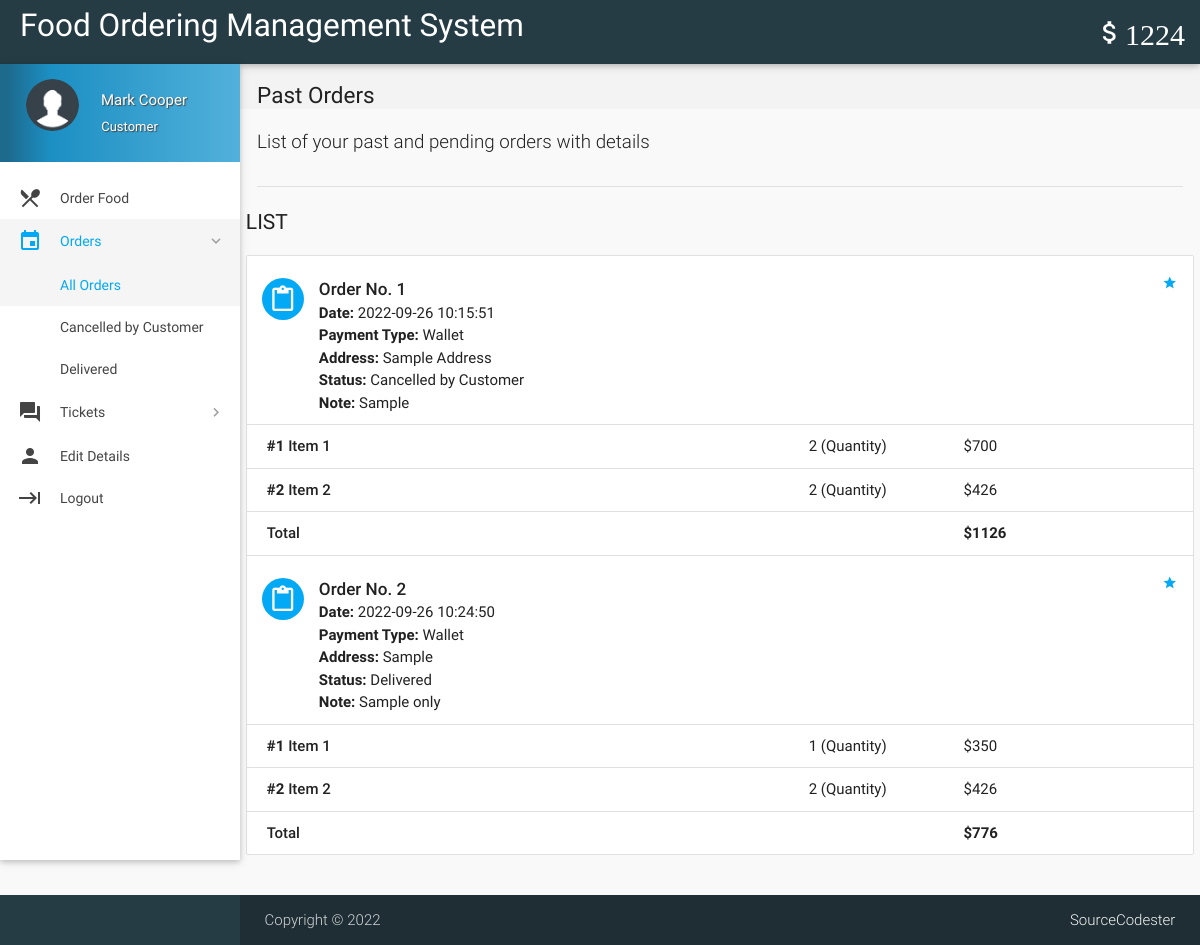
/orders.php (signed in), run on the app's committed database.
### tables this page shows
CREATE TABLE `wallet_details` (
  `id` int(11) NOT NULL,
  `wallet_id` int(11) NOT NULL,
  `number` varchar(16) NOT NULL,
  `cvv` int(3) NOT NULL,
  `balance` int(11) NOT NULL DEFAULT 2000
);

CREATE TABLE `orders` (
  `id` int(11) NOT NULL,
  `customer_id` int(11) NOT NULL,
  `address` varchar(300) NOT NULL,
  `description` varchar(300) NOT NULL,
  `date` datetime NOT NULL DEFAULT current_timestamp(),
  `payment_type` varchar(16) NOT NULL DEFAULT 'Wallet',
  `total` int(11) NOT NULL,
  `status` varchar(25) NOT NULL DEFAULT 'Yet to be delivered',
  `deleted` tinyint(4) NOT NULL DEFAULT 0
);

CREATE TABLE `order_details` (
  `id` int(11) NOT NULL,
  `order_id` int(11) NOT NULL,
  `item_id` int(11) NOT NULL,
  `quantity` int(11) NOT NULL,
  `price` int(11) NOT NULL
);

CREATE TABLE `items` (
  `id` int(11) NOT NULL,
  `name` varchar(20) NOT NULL,
  `price` int(11) NOT NULL,
  `deleted` tinyint(4) NOT NULL DEFAULT 0
);

### includes/wallet.php (called while the page is built)
<?php
$user_id=$_SESSION['user_id'];
$sql = mysqli_query($con, "SELECT * FROM wallet where customer_id = $user_id");
while($row1 = mysqli_fetch_array($sql)){
$wallet_id = $row1['id'];
}
$sql = mysqli_query($con, "SELECT * FROM wallet_details where wallet_id = $wallet_id");
while($row1 = mysqli_fetch_array($sql)){
$balance = $row1['balance'];
}
?>

### includes/connect.php (called while the page is built, shortened)
<?php
if(isset($_SESSION['name']))
$name = $_SESSION['name'];
if(isset($_SESSION['role']))
$role = $_SESSION['role'];
?>

### orders.php (the view, shortened to what this page needs)
<?php
include 'includes/connect.php';
include 'includes/wallet.php';
	if($_SESSION['customer_sid']==session_id())
	{
		?>
<!DOCTYPE html>
<html lang="en">
<head>
  <link href="css/materialize.min.css" type="text/css" rel="stylesheet" media="screen,projection">
  <link href="css/style.min.css" type="text/css" rel="stylesheet" media="screen,projection">
  <link href="css/custom/custom.min.css" type="text/css" rel="stylesheet" media="screen,projection">
  <link href="js/plugins/perfect-scrollbar/perfect-scrollbar.css" type="text/css" rel="stylesheet" media="screen,projection">
</head>
<body>
  <header id="header" class="page-topbar">
        <div class="navbar-fixed">
            <nav class="navbar-color">
                <div class="nav-wrapper">
                    <ul class="left">
                      <li><h1 class="logo-wrapper"><a href="index.php" class="brand-logo darken-1">Food Ordering Management System</a></h1></li>
                    </ul>
                    <ul class="right hide-on-med-and-down">
                        <li><a href="#"  class="waves-effect waves-block waves-light"><i class="mdi-editor-attach-money"><?php echo $balance;?></i></a>
                        </li>
                    </ul>
                </div>
            </nav>
        </div>
  </header>
  <div id="main">
    <div class="wrapper">
      <aside id="left-sidebar-nav">
        <ul id="slide-out" class="side-nav fixed leftside-navigation">
            <li class="user-details  light-blue darken-2">
            <div class="row">
                <div class="col col s4 m4 l4">
                    <img src="images/userav.png" alt="" class="circle responsive-img valign profile-image">
                </div>
                <div class="col col s8 m8 l8">
                    <a class="btn-flat dropdown-button waves-effect waves-light white-text profile-btn" href="#" data-activates="profile-dropdown"><?php echo $name;?> <i class="mdi-navigation-arrow-drop-down right"></i></a>
                    <p class="user-roal"><?php echo $role;?></p>
                </div>
            </div>
            </li>
            <li class="bold"><a href="index.php" class="waves-effect waves-light-blue"><i class="mdi-maps-local-restaurant"></i> Order Food</a>
            </li>
                <li class="no-padding">
                    <ul class="collapsible collapsible-accordion">
                        <li class="bold"><a class="collapsible-header waves-effect waves-light-blue active"><i class="mdi-editor-insert-invitation"></i> Orders</a>
                            <div class="collapsible-body">
                                <ul>
								<li class="<?php
								if(!isset($_GET['status'])){
										echo 'active';
									}?>
									"><a href="orders.php">All Orders</a>
                                </li>
								<?php
									$sql = mysqli_query($con, "SELECT DISTINCT status FROM orders  WHERE customer_id = $user_id;;");
									while($row = mysqli_fetch_array($sql)){
                                    echo '<li class='.(isset($_GET['status'])?($status == $_GET['status'] ? 'active' : ''): '').'><a href="orders.php?status='.$row['status'].'">'.$row['status'].'</a>
                                    </li>';
									}
									?>
                                </ul>
                            </div>
                        </li>
                    </ul>
                </li>
                <li class="no-padding">
                    <ul class="collapsible collapsible-accordion">
                        <li class="bold"><a class="collapsible-header waves-effect waves-light-blue"><i class="mdi-action-question-answer"></i> Tickets</a>
                        </li>
                    </ul>
                </li>
            <li class="bold"><a href="details.php" class="waves-effect waves-light-blue"><i class="mdi-social-person"></i> Edit Details</a>
            </li>
            <li class="bold"><a href="routers/logout.php" class="waves-effect waves-light-blue"><i class="mdi-hardware-keyboard-tab"></i> Logout</a></li>
        </ul>
        </aside>
      <section id="content">
        <div id="breadcrumbs-wrapper">
          <div class="container">
            <div class="row">
              <div class="col s12 m12 l12">
                <h5 class="breadcrumbs-title">Past Orders</h5>
              </div>
            </div>
          </div>
        </div>
        <div class="container">
          <p class="caption">List of your past and pending orders with details</p>
          <div class="divider"></div>
<div id="work-collections" class="seaction">
					<?php
					if(isset($_GET['status'])){
						$status = $_GET['status'];
					}
					else{
						$status = '%';
					}
					$sql = mysqli_query($con, "SELECT * FROM orders WHERE customer_id = $user_id AND status LIKE '$status';;");
					echo '              <div class="row">
                <div>
                    <h4 class="header">List</h4>
                    <ul id="issues-collection" class="collection">';
					while($row = mysqli_fetch_array($sql))
					{
						$status = $row['status'];
						echo '<li class="collection-item avatar">
                              <i class="mdi-content-content-paste light-blue circle"></i>
                              <span class="collection-header">Order No. '.$row['id'].'</span>
                              <p><strong>Date:</strong> '.$row['date'].'</p>
                              <p><strong>Payment Type:</strong> '.$row['payment_type'].'</p>
							  <p><strong>Address: </strong>'.$row['address'].'</p>
                              <p><strong>Status:</strong> '.($status=='Paused' ? 'Paused <a  data-position="bottom" data-delay="50" data-tooltip="Please contact administrator for further details." class="btn-floating waves-effect waves-light tooltipped  light-blue">    ?</a>' : $status).'</p>
							  '.(!empty($row['description']) ? '<p><strong>Note: </strong>'.$row['description'].'</p>' : '').'
							  <a href="#" class="secondary-content"><i class="mdi-action-grade"></i></a>
                              </li>';
						$order_id = $row['id'];
						$sql1 = mysqli_query($con, "SELECT * FROM order_details WHERE order_id = $order_id;");
						while($row1 = mysqli_fetch_array($sql1))
						{
							$item_id = $row1['item_id'];
							$sql2 = mysqli_query($con, "SELECT * FROM items WHERE id = $item_id;");
							while($row2 = mysqli_fetch_array($sql2)){
								$item_name = $row2['name'];
							}
							echo '<li class="collection-item">
                            <div class="row">
                            <div class="col s7">
                            <p class="collections-title"><strong>#'.$row1['item_id'].'</strong> '.$item_name.'</p>
                            </div>
                            <div class="col s2">
                            <span>'.$row1['quantity'].' (Quantity)</span>
                            </div>
                            <div class="col s3">
                            <span>$'.$row1['price'].'</span>
                            </div>
                            </div>
                            </li>';
						}
								echo'<li class="collection-item">
                                        <div class="row">
                                            <div class="col s7">
                                                <p class="collections-title"> Total</p>
                                            </div>
                                            <div class="col s2">
											<span> </span>
                                            </div>
                                            <div class="col s3">
                                                <span><strong>$'.$row['total'].'</strong></span>
                                            </div>';
								echo'</div></li>';
					}
					?>
					 </ul>
                </div>
              </div>
            </div>
        </div>
      </section>
    </div>
  </div>
 <footer class="page-footer">
    <div class="footer-copyright">
      <div class="container">
        <span>Copyright © <?php echo date("Y"); ?><span class="right"><a class="grey-text text-lighten-4" href="https://sourcecodester.com">SourceCodester</a></span>
        </div>
    </div>
  </footer>
</body>
</html>
<?php
	}
?>

### data on the page
wallet_details: balance "1224"
orders: id "1", date "2022-09-26 10:15:51", payment_type "Wallet", address "Sample Address", status "Cancelled by Customer", description "Sample", total "1126"
order_details: item "1", item.name "Item 1", quantity "2", price "700"
order_details: item "2", item.name "Item 2", quantity "2", price "426"
orders: id "2", date "2022-09-26 10:24:50", payment_type "Wallet", address "Sample", status "Delivered", description "Sample only", total "776"
order_details: item "1", item.name "Item 1", quantity "1", price "350"
order_details: item "2", item.name "Item 2", quantity "2", price "426"

### other printed values
$name "Mark Cooper"
$role "Customer"
$row['status'] "Cancelled by Customer"
$row['status'] "Delivered"
